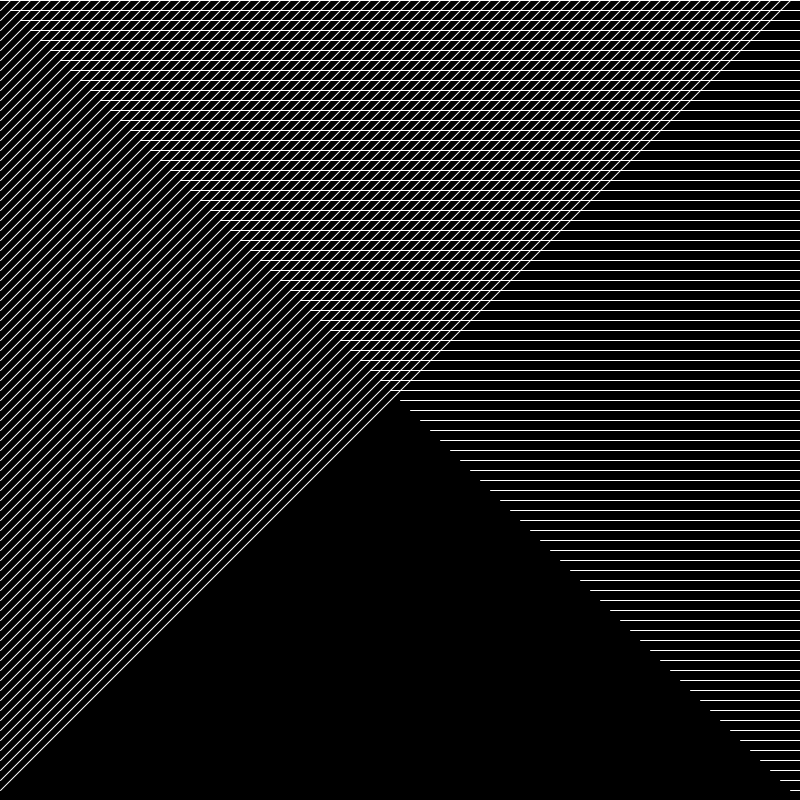
Frame 1 (no input)
Frame 60 (the mouse pressed at the canvas centre just before this capture): identical to frame 1, image omitted
Frame 120 (the mouse held since frame 60 and released just before this capture): identical to frame 1, image omitted

The Processing sketch that drew this single still picture (run headless with seeded random() and noise(); from frame 60 on, the mouse is pressed at the canvas centre):

// Processing sketch: LSI_046_linesRepeat
// ── LSI_046_linesRepeat.pde
void setup(){
  size(800,800);
  
  //smooth();
}


void draw(){
  
  background(0);
  
stroke(255);
  
  for(int i=0; i<width;i=i+10){
    
 line(0,i,i,0);
 line(i,i,width,i);
 //line(width,i,width/4,i/3);
    
  }
  
}
